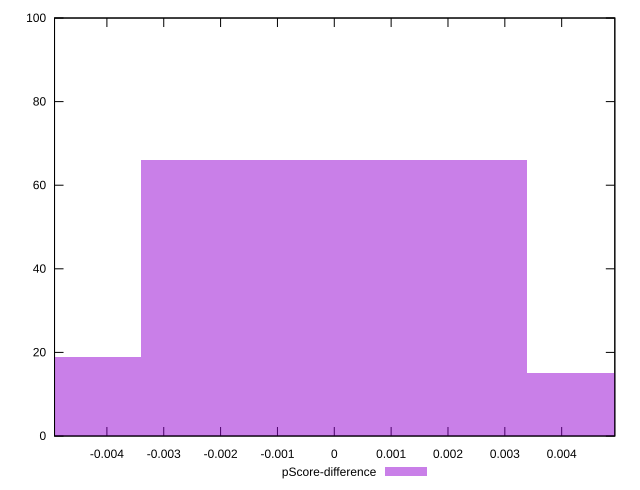

The script that saved this image:
reset

$pScoreDifference <<EOF
0 66
-0.006783749500891455 19
0.006783749500891455 15
EOF

set key outside below
set boxwidth 0.006783749500891455
set xrange [-0.004921161716748168:0.004934887707444852]
set yrange [0:100]
set trange [0:100]
set style fill transparent solid 0.5 noborder
set terminal svg size 640, 490 enhanced background rgb 'white'
set output "reports/report_00027_2021-02-24T12-40-31.850Z/total-blocking-time/samples/music/pScore-difference/histogram.svg"

plot $pScoreDifference title "pScore-difference" with boxes

reset
